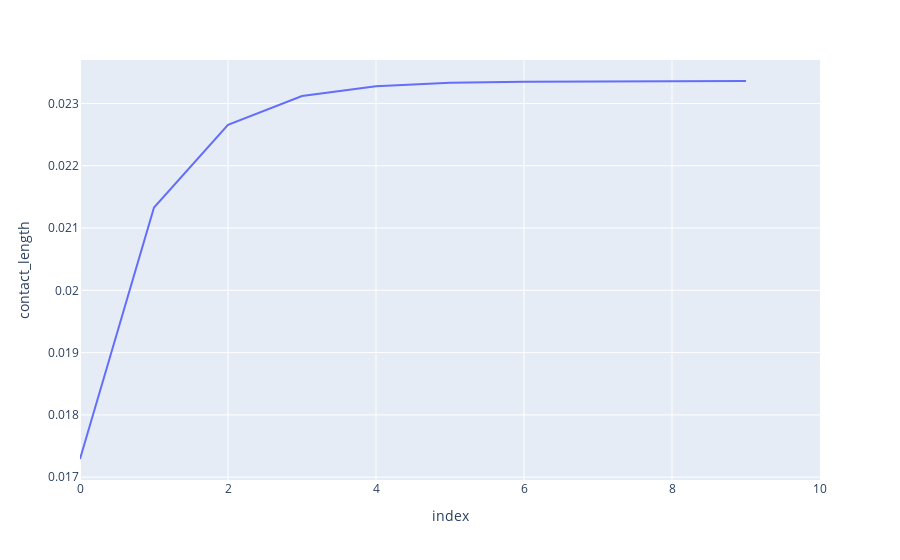

Notebook source saved alongside this figure:
### Code cell
px.line(df, y="contact_length")

### Figure 1 — Plotly figure (JSON) as saved in the notebook; plotly's stock layout.template omitted (floating-point values rounded to 4 significant figures)
{"data": [{"hovertemplate": "index=%{x}<br>contact_length=%{y}<extra></extra>", "legendgroup": "", "line": {"color": "#636efa", "dash": "solid"}, "marker": {"symbol": "circle"}, "mode": "lines", "name": "", "orientation": "v", "showlegend": false, "type": "scatter", "x": [0, 1, 2, 3, 4, 5, 6, 7, 8, 9, 10], "xaxis": "x", "y": [0.01729, 0.02133, 0.02266, 0.02312, 0.02328, 0.02333, 0.02335, 0.02336, 0.02336, 0.02336, NaN], "yaxis": "y"}], "layout": {"legend": {"tracegroupgap": 0}, "margin": {"t": 60}, "xaxis": {"anchor": "y", "domain": [0, 1], "title": {"text": "index"}}, "yaxis": {"anchor": "x", "domain": [0, 1], "title": {"text": "contact_length"}}}}
